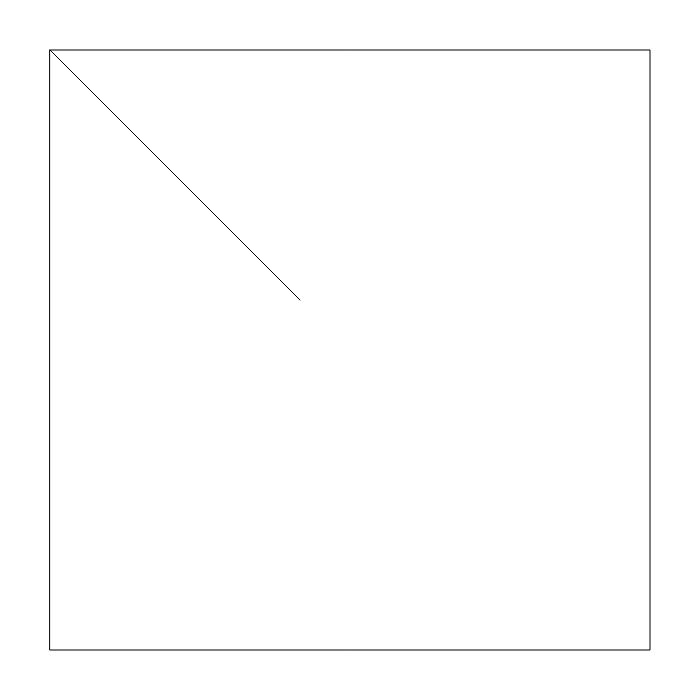
Frame 1 (no input)
Frame 60 (no input): identical to frame 1, image omitted
Frame 120 (the mouse pressed at the canvas centre since frame 60): identical to frame 1, image omitted

The p5.js sketch that drew this single still picture (run headless with seeded random() and noise() and a simulated clock; from frame 60 on, the mouse is pressed at the canvas centre):

// p5.js sketch
// ── sketch.js

function setup() {
  createCanvas(700, 700);


}

function draw() {
  background(255);
  rect(50,50,600,600);

    line(50,50, 300,300);
}
